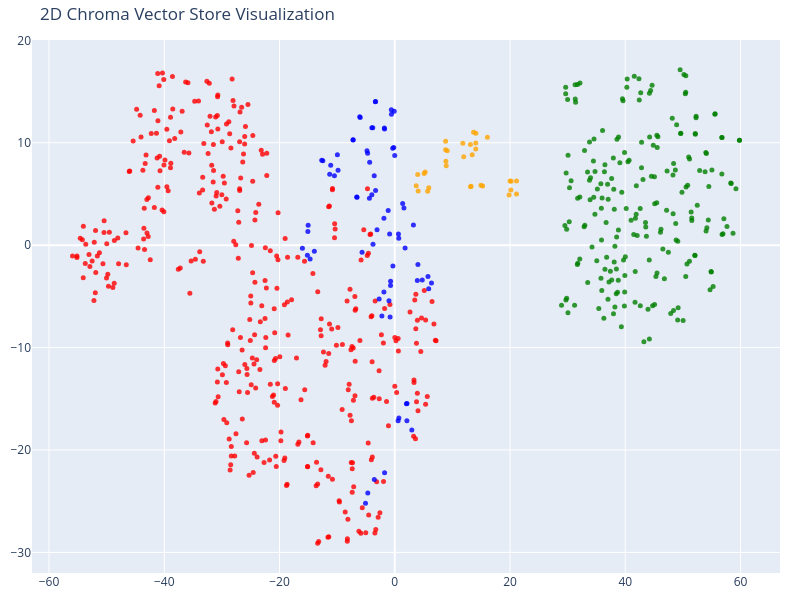

Here is the notebook cell this chart was saved with:
### Code cell
tsne = TSNE(n_components=2, random_state=42)
reduced_vectors = tsne.fit_transform(vectors)

# Create the 2D scatter plot
fig = go.Figure(
    data=[
        go.Scatter(
            x=reduced_vectors[:, 0],
            y=reduced_vectors[:, 1],
            mode="markers",
            marker=dict(size=5, color=colors, opacity=0.8),
            text=[
                f"Type: {t}<br>Text: {d[:100]}..." for t, d in zip(doc_types, documents)
            ],
            hoverinfo="text",
        )
    ]
)

fig.update_layout(
    title="2D Chroma Vector Store Visualization",
    scene=dict(xaxis_title="x", yaxis_title="y"),
    width=800,
    height=600,
    margin=dict(r=20, b=10, l=10, t=40),
)

fig.show()

### Figure 1 — Plotly figure (JSON) as saved in the notebook; plotly's stock layout.template omitted (floating-point values rounded to 4 significant figures; data arrays with more than 128 entries replaced by an {"elided": "..."} marker saying what was removed)
{"data": [{"hoverinfo": "text", "marker": {"color": {"elided": "697 str values"}, "opacity": 0.8, "size": 5}, "mode": "markers", "text": {"elided": "697 str values"}, "type": "scatter", "x": {"elided": "697 float values"}, "y": {"elided": "697 float values"}}], "layout": {"height": 600, "margin": {"b": 10, "l": 10, "r": 20, "t": 40}, "scene": {"xaxis": {"title": {"text": "x"}}, "yaxis": {"title": {"text": "y"}}}, "title": {"text": "2D Chroma Vector Store Visualization"}, "width": 800}}
